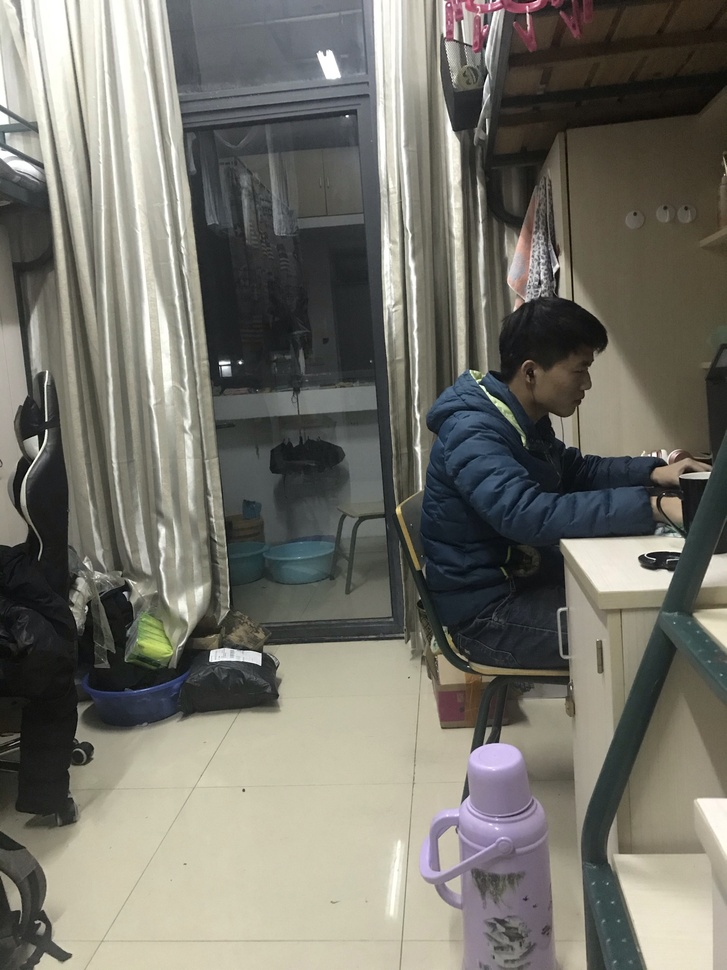
#> input picture 机器学习实验/实验程序及数据/material/Room/IMG_0077.JPEG, 727 x 970 px, shrunk from 1536 x 2048 before the run
$ python OpenCVStitch-old.py ../../../../material/Room
#> lines starting #> are read from the running program, lines starting #| are printed output that depends on the picture; after the words box and inside, x2 and y2 are one past the last pixel; in counts of white or black regions, pixels touching at a corner belong together
import os
import cv2
import imutils
import numpy as np

import sys

#print('该程序名为:%s' % sys.argv[0])
#print('传入参数为：%s' % str(sys.argv[1:]), end = ' ')

#temper=input("continue")

img_dir = str(sys.argv[1])

#img_dir = 'raw'                                 #img_dir文件路径

names = os.listdir(img_dir)

images = []
for name in names:
    img_path = os.path.join(img_dir, name)
    image = cv2.imread(img_path)
#> image is the input picture: shape (970, 727, 3); mean B, G, R 105.8, 114.5, 115.9
    images.append(image)

stitcher = cv2.createStitcher() if imutils.is_cv3() else cv2.Stitcher_create()
status, stitched = stitcher.stitch(images)
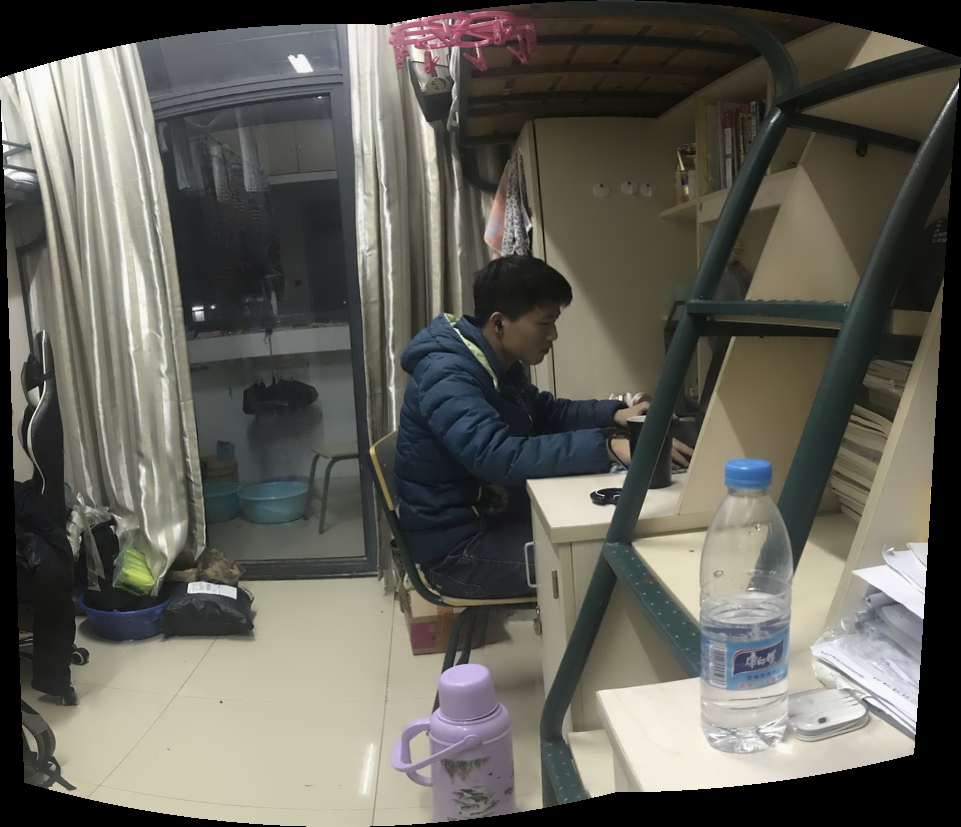
#> stitched: shape (827, 961, 3); mean of channels 0, 1, 2 88.8, 96.8, 98.3; drawn as B, G, R
#> status = 0

# 四周填充黑色像素，再得到阈值图
stitched = cv2.copyMakeBorder(stitched, 10, 10, 10, 10, cv2.BORDER_CONSTANT, (0, 0, 0))
#> stitched: shape (847, 981, 3)
gray = cv2.cvtColor(stitched, cv2.COLOR_BGR2GRAY)
ret, thresh = cv2.threshold(gray, 0, 255, cv2.THRESH_BINARY)
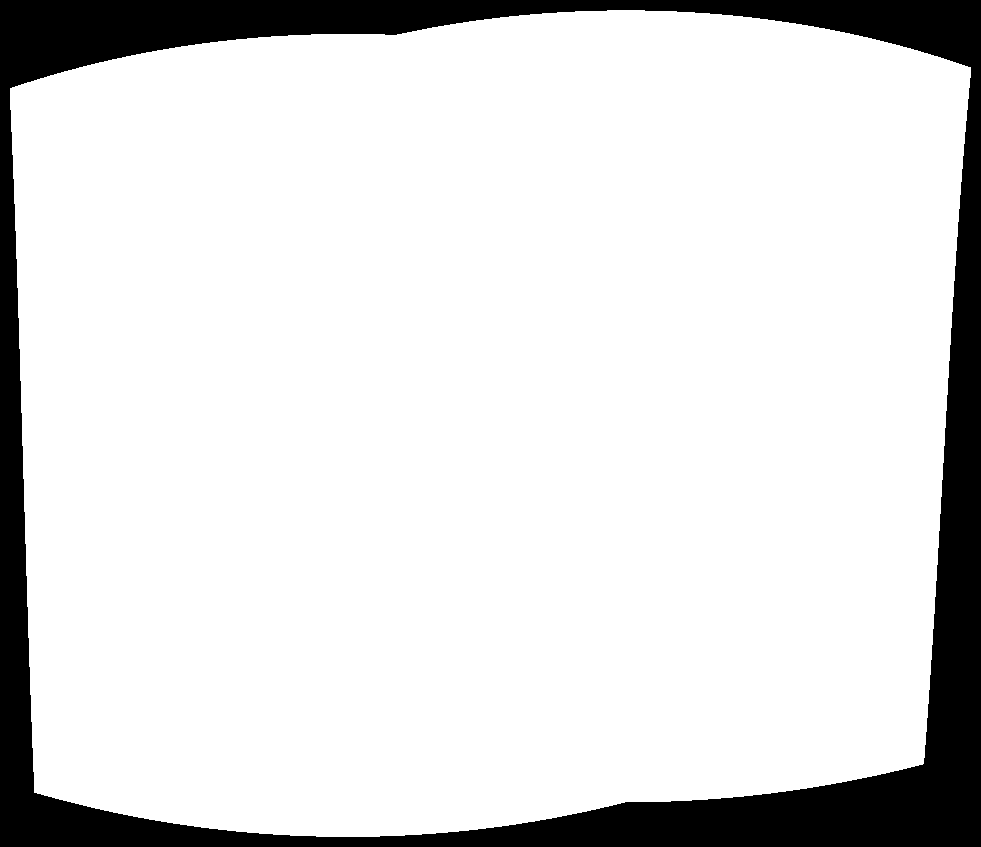
#> thresh: shape (847, 981); 86.6% white; 1 black region

cnts, hierarchy = cv2.findContours(thresh.copy(), cv2.RETR_EXTERNAL, cv2.CHAIN_APPROX_SIMPLE)
#> cnts = 1 contour; box (x1, y1, x2, y2) and area: (10, 10, 971, 837) 717540
cnt = max(cnts, key=cv2.contourArea)
#> cnt = contour of 653 points, box (x1, y1, x2, y2) (10, 10, 971, 837), area 717540

mask = np.zeros(thresh.shape, dtype="uint8")
x, y, w, h = cv2.boundingRect(cnt)
#> x = 10; y = 10; w = 961; h = 827
cv2.rectangle(mask, (x, y), (x + w, y + h), 255, -1)
#> mask: shape (847, 981); 95.9% white; 1 black region, box (x1, y1, x2, y2) and area: (0, 0, 981, 847) 34371

minRect = mask.copy()
sub = mask.copy()

# 开始while循环，直到sub中不再有前景像素
while cv2.countNonZero(sub) > 0:
    minRect = cv2.erode(minRect, None)
    sub = cv2.subtract(minRect, thresh)
#> this loop made 69 passes
#> pass 1, `sub = cv2.subtract(minRect, thresh)`:
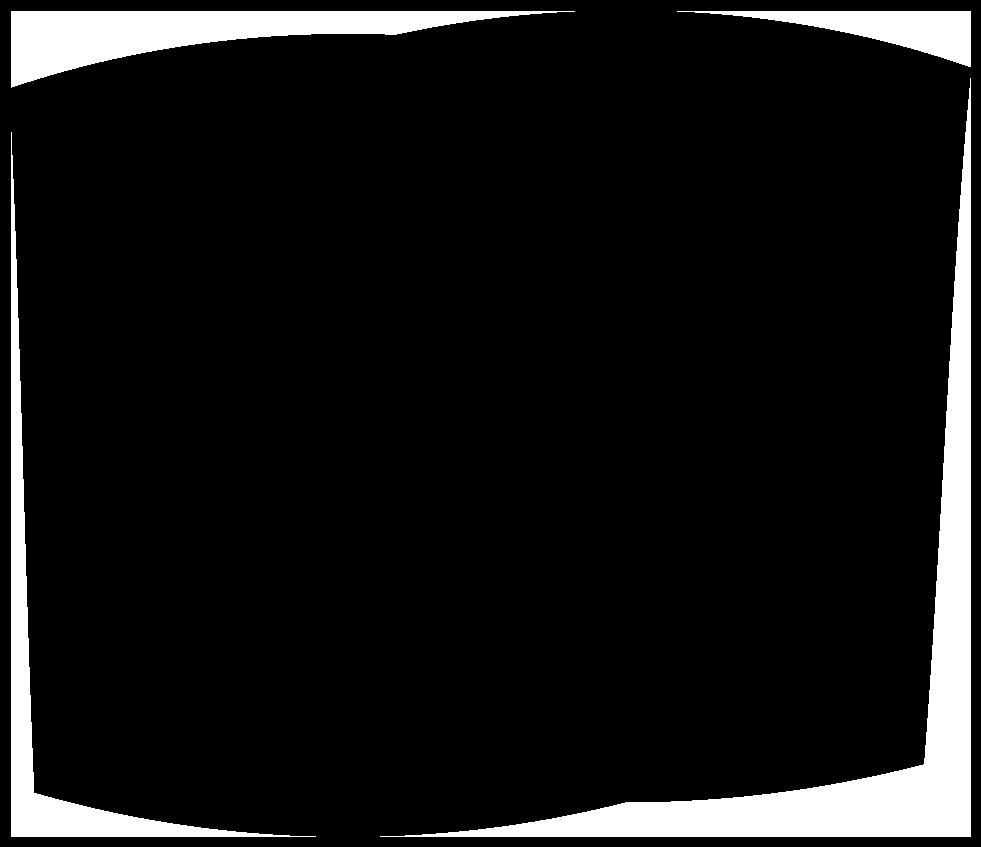
#> sub: shape (847, 981); 8.9% white; 4 white regions, box (x1, y1, x2, y2) and area: (380, 78, 971, 837) 37650, (11, 11, 575, 88) 16465, (11, 132, 316, 837) 13539, (677, 11, 971, 67) 6200
#> after the loop:
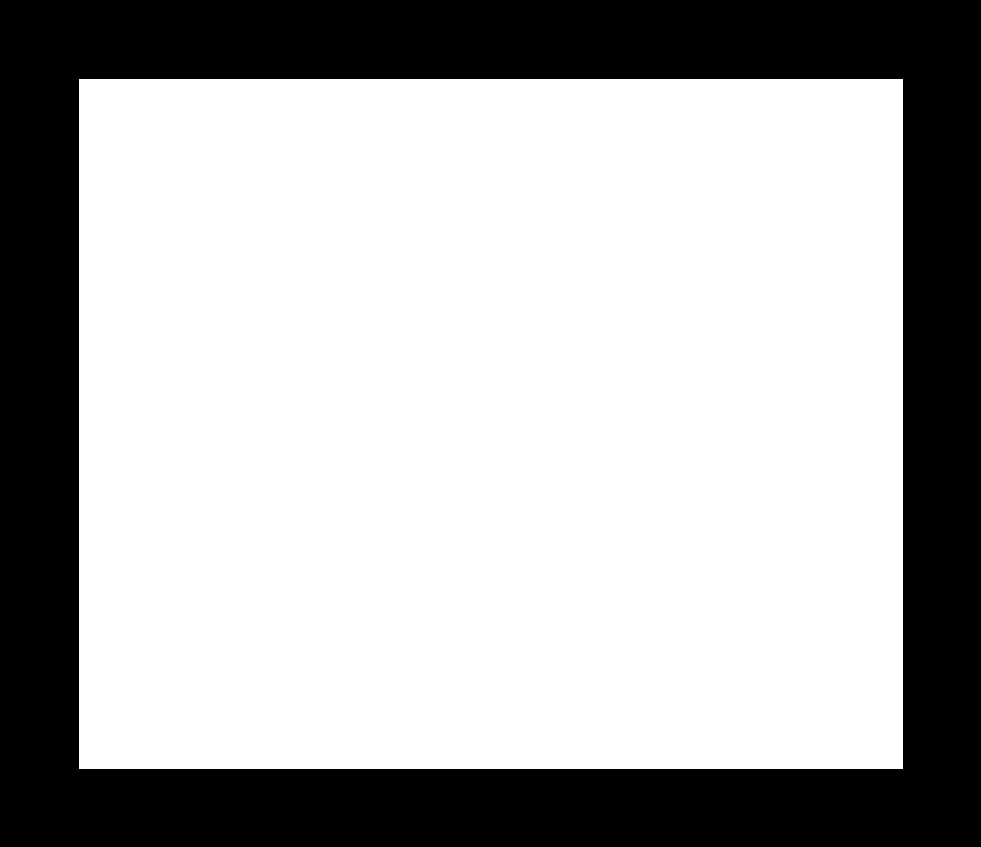
#> minRect: shape (847, 981); 68.4% white; 1 black region, box (x1, y1, x2, y2) and area: (0, 0, 981, 847) 262347

cnts, hierarchy = cv2.findContours(minRect.copy(), cv2.RETR_EXTERNAL, cv2.CHAIN_APPROX_SIMPLE)
#> cnts = [[[79, 79], [79, 768], [902, 768], [902, 79]]]
cnt = max(cnts, key=cv2.contourArea)
#> cnt = [[79, 79], [79, 768], [902, 768], [902, 79]]
x, y, w, h = cv2.boundingRect(cnt)
#> x = 79; y = 79; w = 824; h = 690

# 使用边界框坐标提取最终的全景图
stitched = stitched[y:y + h, x:x + w]
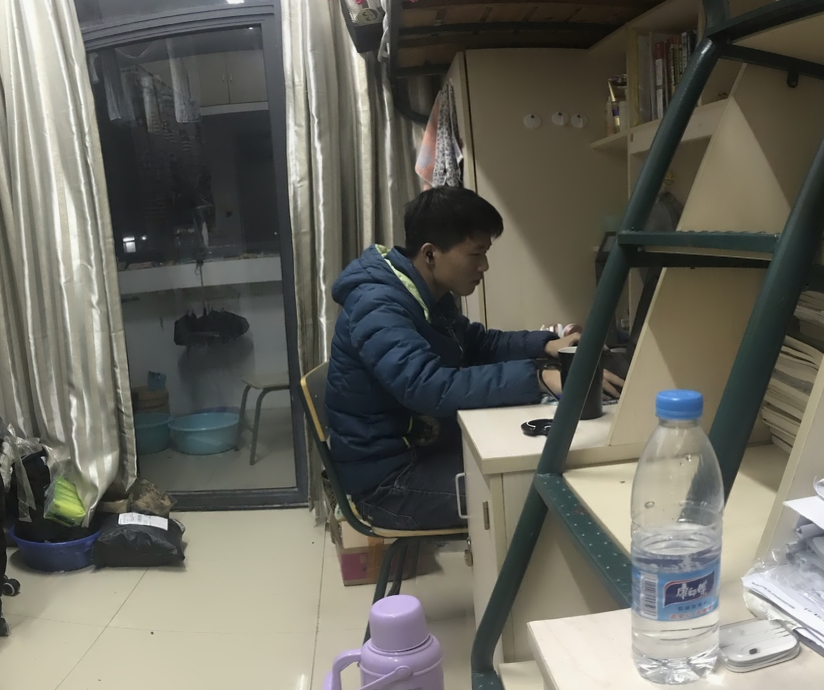
#> stitched: shape (690, 824, 3); mean of channels 0, 1, 2 95.9, 104.8, 105.7; drawn as B, G, R

#print(img_dir + '/final.jpg')
cv2.imwrite(img_dir + '/final.jpg', stitched)
